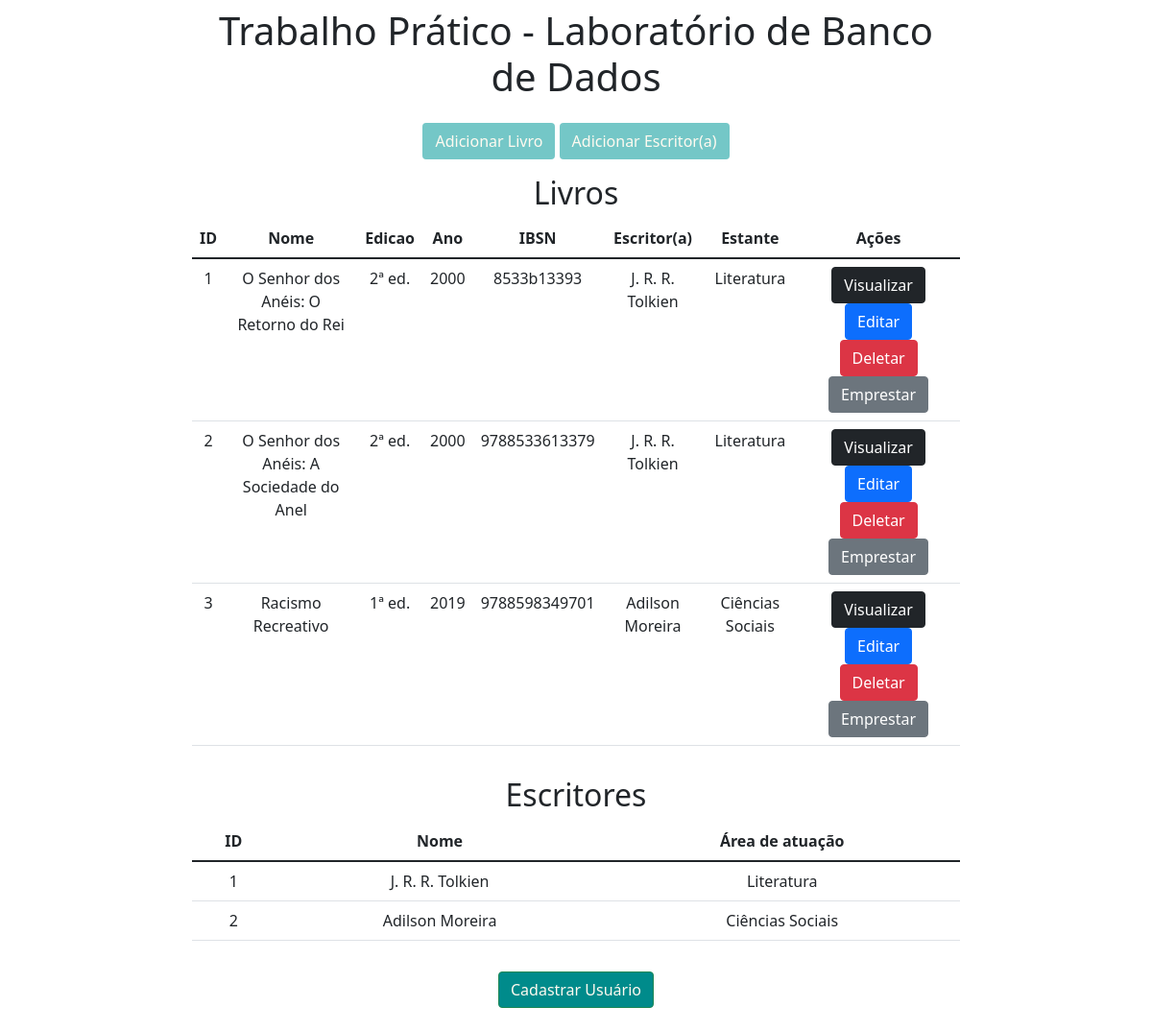
The page / on the database its author committed.
### app/models.py (models this page shows)
class Livro(models.Model):
    nome = models.CharField(max_length=50)
    edicao = models.CharField(max_length=30)
    ano = models.IntegerField()
    ibsn = models.CharField(max_length=13)
    escritor = models.ForeignKey(Escritor, on_delete=CASCADE, null=True)
    estante = models.ForeignKey(Estante, on_delete=CASCADE, null=True)

class Escritor(models.Model):
    nome = models.CharField(max_length=50)
    area_atuacao = models.CharField(max_length=50)

class Estante(models.Model):
    categoria = models.CharField(max_length=50)

### app/views.py (the view)
# urls.py: 2. Add a URL to urlpatterns:  path('', views.home, name='home')
def home(request):
    data = {}
    data['db'] = Livro.objects.all()
    data['dbe'] = Escritor.objects.all()
    return render(request, 'index.html', data)

### app/templates/index.html (shortened to what this page needs)
<!DOCTYPE html>
<html lang="pt-br">
    <head>
        <link rel="stylesheet" href="https://cdn.jsdelivr.net/npm/bootstrap@5.1.3/dist/css/bootstrap.min.css" rel="stylesheet">
    </head>
    <body>
        <div class="col-8 m-auto pt-2 pb-2 text-center">
            <h1>
                Trabalho Prático - Laboratório de Banco de Dados
            </h1>
        </div>
        <div class="col-8 m-auto pt-2 pb-2 text-center">
            <a href="/form" class="btn btn-successs" style="background-color: rgb(116, 199, 199); color: floralwhite;">
                Adicionar Livro
            </a>
            <a href="/form_e" class="btn btn-successs" style="background-color: rgb(116, 199, 199); color: floralwhite;">
                Adicionar Escritor(a)
            </a>
        </div>
        <div class="col-8 m-auto pt-2 pb-2 text-center">
            <table class="table">
                <h2>Livros</h2>
                <thead>
                  <tr>
                    <th scope="col">ID</th>
                    <th scope="col">Nome</th>
                    <th scope="col">Edicao</th>
                    <th scope="col">Ano</th>
                    <th scope="col">IBSN</th>
                    <th scope="col">Escritor(a)</th>
                    <th scope="col">Estante</th>
                    <th scope="col">Ações</th>
                  </tr>
                </thead>
                <tbody>
                    {% for dbs in db %}
                    <tr>
                        <td>{{dbs.id}}</td>
                        <td>{{dbs.nome}}</td>
                        <td>{{dbs.edicao}}</td>
                        <td>{{dbs.ano}}</td>
                        <td>{{dbs.ibsn}}</td>
                        <td>{{dbs.escritor.nome}}</td>
                        <td>{{dbs.estante.categoria}}</td>
                        <td>
                            <a href="/view/{{dbs.id}}" class="btn btn-dark">Visualizar</a>
                            <a href="/edit/{{dbs.id}}" class="btn btn-primary">Editar</a>
                            <a href="" class="btn btn-danger">Deletar</a>
                            <a href="/emprestar/{{dbs.id}}" class="btn btn-secondary">Emprestar</a>
                        </td>
                      </tr>
                    {%endfor%}
            </table>
        </div>
        <div class="col-8 m-auto pt-2 pb-2 text-center">
            <table class="table">
                <h2>Escritores</h2>
                <thead>
                  <tr>
                    <th scope="col">ID</th>
                    <th scope="col">Nome</th>
                    <th scope="col">Área de atuação</th>
                  </tr>
                </thead>
                <tbody>
                    {% for dbes in dbe %}
                    <tr>
                        <td>{{dbes.id}}</td>
                        <td>{{dbes.nome}}</td>
                        <td>{{dbes.area_atuacao}}</td>
                    </tr>
                    {%endfor%}
            </table>
        </div>
        <div class="col-8 m-auto pt-2 pb-4 text-center">
            <a href="/form_user" class="btn btn-success" style="background-color: darkcyan; color: floralwhite;">Cadastrar Usuário</a>
        </div>
    </body>
</html>

### rows shown on the page
Livro: id "1", nome "O Senhor dos Anéis: O Retorno do Rei", edicao "2ª ed.", ano "2000", ibsn "8533b13393", escritor.nome "J. R. R. Tolkien", estante.categoria "Literatura"
Livro: id "2", nome "O Senhor dos Anéis: A Sociedade do Anel", edicao "2ª ed.", ano "2000", ibsn "9788533613379", escritor.nome "J. R. R. Tolkien", estante.categoria "Literatura"
Livro: id "3", nome "Racismo Recreativo", edicao "1ª ed.", ano "2019", ibsn "9788598349701", escritor.nome "Adilson Moreira", estante.categoria "Ciências Sociais"
Escritor: id "1", nome "J. R. R. Tolkien", area_atuacao "Literatura"
Escritor: id "2", nome "Adilson Moreira", area_atuacao "Ciências Sociais"
